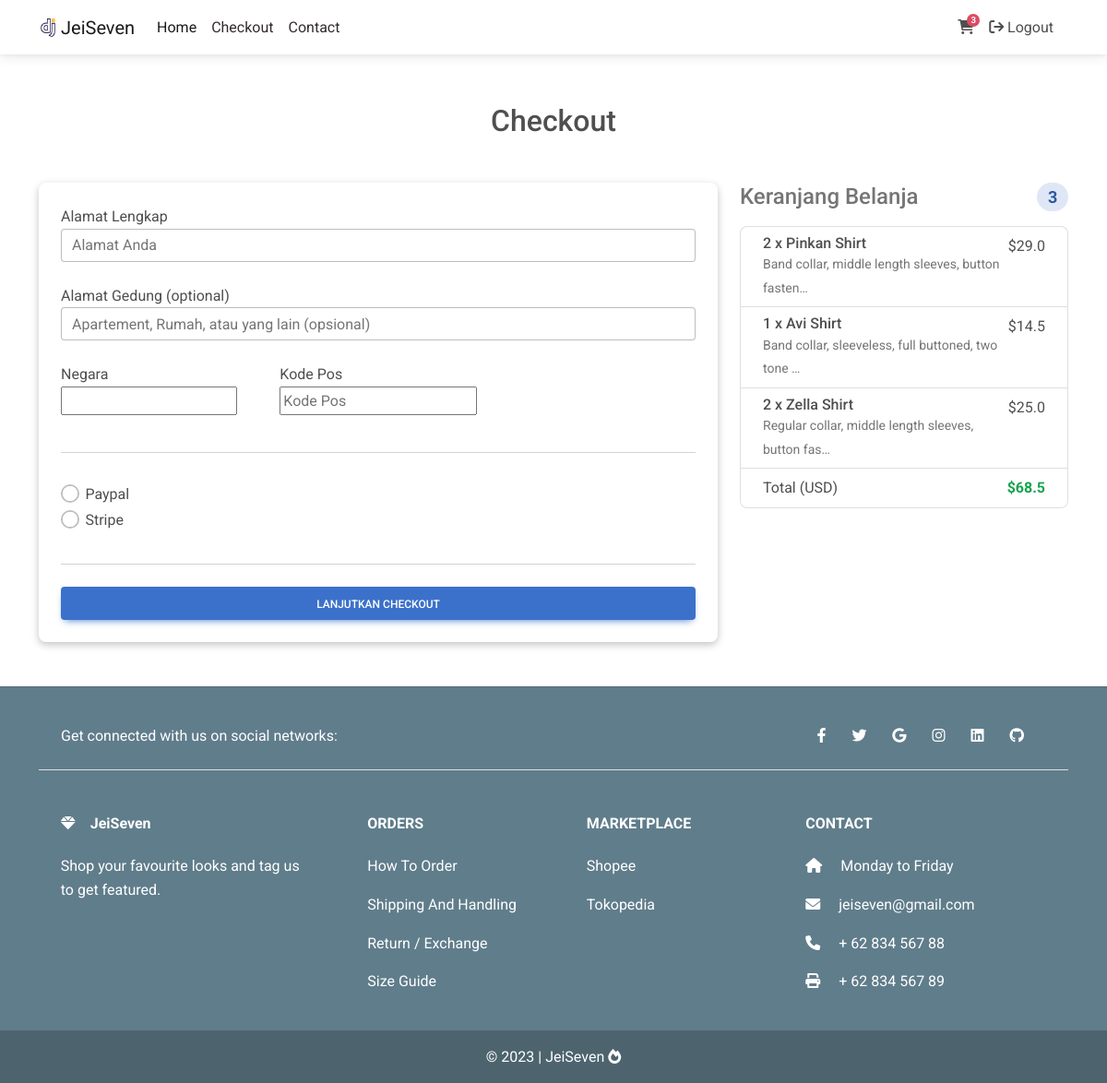
Screenshot of /checkout/ (signed in) with the database file from the repository.
### toko/models.py (models this page shows, shortened)
class Order(models.Model):
    user = models.ForeignKey(User, on_delete=models.CASCADE)
    produk_items = models.ManyToManyField(OrderProdukItem)
    tanggal_mulai = models.DateTimeField(auto_now_add=True)
    tanggal_order = models.DateTimeField(blank=True, null=True)
    ordered = models.BooleanField(default=False)
    alamat_pengiriman = models.ForeignKey('AlamatPengiriman', on_delete=models.SET_NULL, blank=True, null=True)
    payment = models.ForeignKey('Payment', on_delete=models.SET_NULL, blank=True, null=True)
    def get_total_harga_order(self):
        total = 0
        for order_produk_item in self.produk_items.all():
            total += order_produk_item.get_total_item_keseluruan()
        return total

class OrderProdukItem(models.Model):
    user = models.ForeignKey(User, on_delete=models.CASCADE)
    ordered = models.BooleanField(default=False)
    produk_item = models.ForeignKey(ProdukItem, on_delete=models.CASCADE)
    quantity = models.IntegerField(default=1)
    def get_total_harga_item(self):
        return self.quantity * self.produk_item.harga
    def get_total_item_keseluruan(self):
        if self.produk_item.harga_diskon:
            return self.get_total_harga_diskon_item()
        return self.get_total_harga_item()

class ProdukItem(models.Model):
    nama_produk = models.CharField(max_length=100)
    harga = models.FloatField()
    harga_diskon = models.FloatField(blank=True, null=True)
    slug = models.SlugField(unique=True)
    deskripsi = models.TextField()
    gambar = models.ImageField(upload_to='product_pics')
    label = models.CharField(choices=PILIHAN_LABEL, max_length=4)
    kategori = models.CharField(choices=PILIHAN_KATEGORI, max_length=2)

### toko/views.py (the view, shortened to what this page needs)
# urls.py: path('checkout/', views.CheckoutView.as_view(), name='checkout'),
class CheckoutView(LoginRequiredMixin, generic.FormView):
    def get(self, *args, **kwargs):
        form = CheckoutForm()
        try:
            order = Order.objects.get(user=self.request.user, ordered=False)
            if order.produk_items.count() == 0:
                messages.warning(self.request, 'Belum ada belanjaan yang Anda pesan, lanjutkan belanja')
                return redirect('toko:home-produk-list')
        except ObjectDoesNotExist:
            order = {}
            messages.warning(self.request, 'Belum ada belanjaan yang Anda pesan, lanjutkan belanja')
            return redirect('toko:home-produk-list')
        context = {
            'form': form,
            'keranjang': order,
        }
        template_name = 'checkout.html'
        return render(self.request, template_name, context)

### toko/forms.py
class CheckoutForm(forms.Form):
    alamat_1 = forms.CharField(widget=forms.TextInput(attrs={'placeholder': 'Alamat Anda', 'class': 'textinput form-control'}))
    alamat_2 = forms.CharField(required=False, widget=forms.TextInput(attrs={'placeholder': 'Apartement, Rumah, atau yang lain (opsional)', 'class': 'textinput form-control'}))
    negara = CountryField(blank_label='(Pilih Negara)').formfield(widget=CountrySelectWidget(attrs={'class': 'countryselectwidget form-select'}))
    kode_pos = forms.CharField(widget=forms.TextInput(attrs={'class': 'textinput form-outline', 'placeholder': 'Kode Pos'}))
    simpan_info_alamat = forms.BooleanField(widget=forms.CheckboxInput(), required=False)
    opsi_pembayaran = forms.ChoiceField(widget=forms.RadioSelect(), choices=PILIHAN_PEMBAYARAN)

### toko/templatetags/cart_template_tags.py (called while the page is built)
@register.filter
def total_produk_dikeranjang(user):
    if user.is_authenticated:
        query = Order.objects.filter(user=user, ordered=False)
        if query.exists():
            return query[0].produk_items.count()
    return 0

### ecomm/templates/checkout.html (shortened to what this page needs)
{% extends 'base.html' %}
{% load crispy_forms_tags %}
{% block content%}
<main class="mt-5">
    <div class="container">
        <h2 class="my-5 text-center">Checkout</h2>
        <form method="POST" name="formCheckout">
            <div class="row">
                <div class="col-md-8 mb-4">
                    <div class="card p-4">
                        <p class="mb-0">
                            Alamat Lengkap
                        </p>
                        <div class="form-outline mb-4">
                            {{ form.alamat_1 }}
                        </div>
                        <p class="mb-0">
                            Alamat Gedung (optional)
                        </p>
                        <div class="form-outline mb-4">
                            {{ form.alamat_2 }}
                        </div>
                        <div class="row">
                            <div class="col-lg-4 col-md-12 mb-4">
                                <p class="mb-0">
                                    Negara
                                </p>
                                    <div class="form-outline">
                                    {{ form.negara }}
                                </div>
                            </div>
                            <div class="col-lg-4 col-md-12 mb-4">
                                <p class="mb-0">
                                    Kode Pos
                                </p>
                                <div class="form-outline">
                                    {{ form.kode_pos }}
                                </div>
                            </div>
                        </div>
                        <hr />
                        <div class="my-3">
                            {% for value, name in form.fields.opsi_pembayaran.choices %}
                            <div class="form-check">
                                <input class="form-check-input" type="radio" name="opsi_pembayaran" id="{{ name }}" value="{{ value }}"  required />
                                <label class="form-check-label" for="{{ name }}">{{ name }}</label>
                            </div>
                            {% endfor %}
                        </div>
                        <hr class="mb-4" />
                    <button class="btn btn-primary" type="submit" {% if order.get_total_harga_order <= 0 %}disabled{% endif %}>Lanjutkan checkout</button>
                    </div>
                </div>
                <div class="col-md-4 mb-4">
                    <h4 class="d-flex justify-content-between align-items-center mb-3">
                        <span class="text-muted">Keranjang Belanja</span>
                        <span class="badge rounded-pill badge-primary">{{ keranjang.produk_items.count }}</span>
                    </h4>
                    <ul class="list-group mb-3">
                        {% for belanjaan in keranjang.produk_items.all %}
                        <li class="list-group-item d-flex justify-content-between">
                            <div>
                                <h6 class="my-0">{{ belanjaan.quantity }} x {{ belanjaan.produk_item.nama_produk }}</h6>
                                <small class="text-muted">{{ belanjaan.produk_item.deskripsi|truncatechars:50 }}</small>
                            </div>
                            {% if belanjaan.produk_item.harga_diskon %}
                            <span class="text-muted">${{ belanjaan.get_total_harga_diskon_item }}
                            {% else %}
                            ${{ belanjaan.get_total_harga_item}}
                            {% endif %}
                        </li>
                        {% endfor %}
                        <li class="list-group-item d-flex justify-content-between">
                            <span>Total (USD)</span>
                            <strong class="text-success">${{ keranjang.get_total_harga_order }}</strong>
                        </li>
                    </ul>
                </div>
            </div>
        </form>
    </div>
</main>
{% endblock content %}

### ecomm/templates/navbar.html (shortened to what this page needs)
{% load cart_template_tags %}
{% load static %}
<nav class="navbar fixed-top navbar-expand-lg navbar-light bg-white ">
    <div class="container">
        <div class="collapse navbar-collapse" id="navbarSupportedContent1">
        <a class="navbar-brand mt-2 mt-sm-0" href="{% url 'toko:home-produk-list' %}">
            <img
            src="{% static 'img/django3.png' %}"
            height="20"
            alt="MDB Logo"
            loading="lazy"
            />JeiSeven
        </a>
        <ul class="navbar-nav me-auto mb-2 mb-lg-0">
            <li class="nav-item active">
            <a class="nav-link active" href="/">Home</a>
            </li>
            <li class="nav-item">
            <a class="nav-link text-dark" href="{% url 'toko:checkout' %}">Checkout</a>
            </li>
            <li class="nav-item">
                <a class="nav-link text-dark" href="{% url 'toko:contact' %}">Contact</a>
                </li>
        </ul>
        </div>
        <div class="d-flex align-items-center">
            {% if request.user.is_authenticated %}
                <a class="nav-link me-3" href="{% url 'toko:order-summary' %}">
                    <i class="fas fa-shopping-cart"></i>
                    <span class="badge rounded-pill badge-notification bg-danger">{{ request.user|total_produk_dikeranjang }}</span>
                </a>
                <a class="nav-link me-3" href="{% url 'account_logout' %}">
                    <i class="fa fa-sign-out" aria-hidden="true"></i> Logout
                </a>
            {% else %}
                <a class="nav-link me-3" href="{% url 'account_login' %}">
                <i class="fa fa-sign-in " aria-hidden="true"></i> Login/Register
            {% endif %}
        </div>
    </div>
</nav>

### static/css/custom.css (style rules this page uses)
.card { box-shadow: rgba(0, 0, 0, 0.24) 0px 3px 8px; }

### rows the page displays
Order: produk_items.count "3", get_total_harga_order "68.5"
OrderProdukItem: quantity "2", produk_item.nama_produk "Pinkan Shirt", produk_item.deskripsi "Band collar, middle length sleeves, button fasten…", get_total_harga_item "29.0"
OrderProdukItem: quantity "1", produk_item.nama_produk "Avi Shirt", produk_item.deskripsi "Band collar, sleeveless, full buttoned, two tone …", get_total_harga_item "14.5"
OrderProdukItem: quantity "2", produk_item.nama_produk "Zella Shirt", produk_item.deskripsi "Regular collar, middle length sleeves, button fas…", get_total_harga_item "25.0"

### other values shown
{{ request.user|total_produk_dikeranjang }} "3"
{{ name }} "Paypal" "Stripe"
